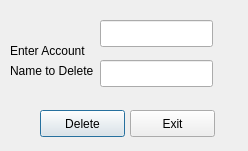
<?xml version="1.0" encoding="UTF-8"?>
<ui version="4.0">
 <class>Dialog</class>
 <widget class="QDialog" name="Dialog">
  <property name="geometry">
   <rect>
    <x>0</x>
    <y>0</y>
    <width>248</width>
    <height>151</height>
   </rect>
  </property>
  <property name="minimumSize">
   <size>
    <width>248</width>
    <height>151</height>
   </size>
  </property>
  <property name="maximumSize">
   <size>
    <width>248</width>
    <height>151</height>
   </size>
  </property>
  <property name="windowTitle">
   <string>Delete Account</string>
  </property>
  <widget class="QPushButton" name="delete_button">
   <property name="geometry">
    <rect>
     <x>40</x>
     <y>110</y>
     <width>85</width>
     <height>27</height>
    </rect>
   </property>
   <property name="text">
    <string>Delete</string>
   </property>
  </widget>
  <widget class="QPushButton" name="exit_button">
   <property name="geometry">
    <rect>
     <x>130</x>
     <y>110</y>
     <width>85</width>
     <height>27</height>
    </rect>
   </property>
   <property name="text">
    <string>Exit</string>
   </property>
  </widget>
  <widget class="QLineEdit" name="account_display">
   <property name="geometry">
    <rect>
     <x>100</x>
     <y>20</y>
     <width>113</width>
     <height>27</height>
    </rect>
   </property>
   <property name="readOnly">
    <bool>true</bool>
   </property>
  </widget>
  <widget class="QLineEdit" name="account_verify_input">
   <property name="geometry">
    <rect>
     <x>100</x>
     <y>60</y>
     <width>113</width>
     <height>27</height>
    </rect>
   </property>
  </widget>
  <widget class="QLabel" name="label">
   <property name="geometry">
    <rect>
     <x>10</x>
     <y>40</y>
     <width>81</width>
     <height>21</height>
    </rect>
   </property>
   <property name="text">
    <string>Enter Account</string>
   </property>
  </widget>
  <widget class="QLabel" name="label_2">
   <property name="geometry">
    <rect>
     <x>10</x>
     <y>60</y>
     <width>91</width>
     <height>21</height>
    </rect>
   </property>
   <property name="text">
    <string>Name to Delete</string>
   </property>
  </widget>
 </widget>
 <resources/>
 <connections/>
</ui>
